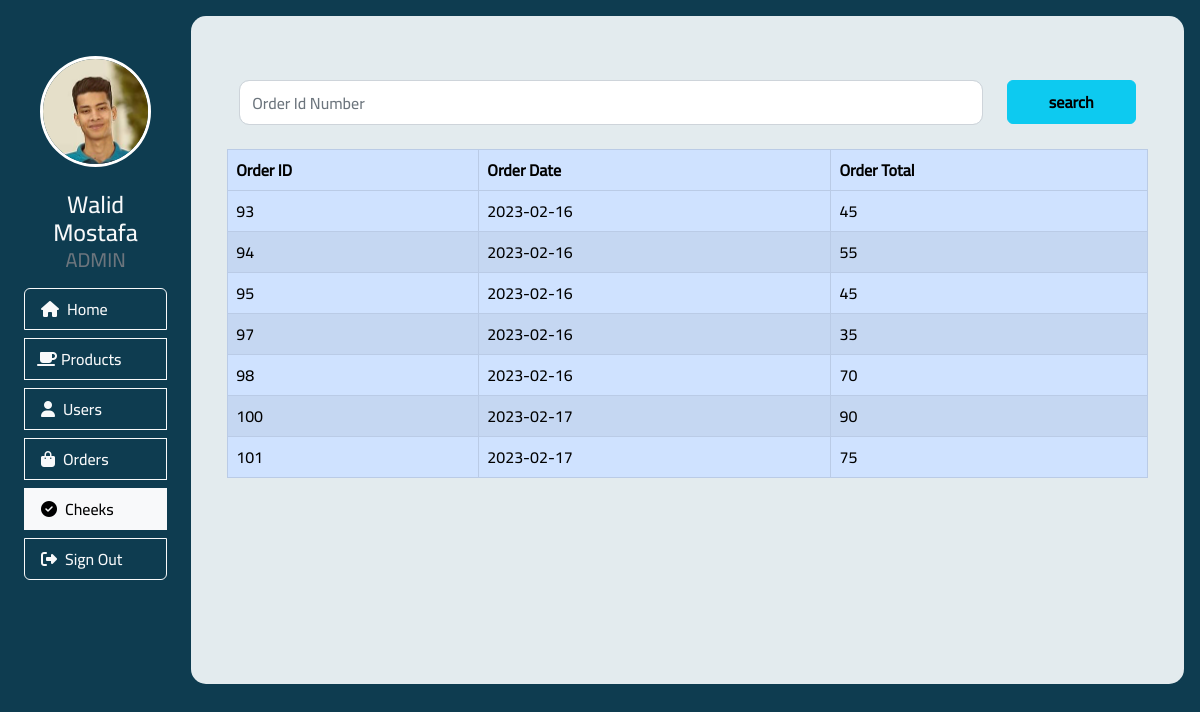
The page /cheeks2.php (signed in) on the database its author committed.
### tables this page shows
CREATE TABLE `users` (
  `id` int(11) NOT NULL,
  `name` varchar(50) NOT NULL,
  `email` varchar(50) NOT NULL,
  `password` varchar(50) NOT NULL,
  `room` varchar(50) NOT NULL,
  `type` varchar(50) NOT NULL,
  `picture` varchar(225) DEFAULT NULL
);

CREATE TABLE `orders` (
  `id` int(11) NOT NULL,
  `date` date NOT NULL
);

### cheeks2.php (the view, shortened to what this page needs)
<!DOCTYPE html>
<html lang="en">
    <head>
        <link href="https://cdn.jsdelivr.net/npm/bootstrap@5.2.3/dist/css/bootstrap.min.css" rel="stylesheet" />
        <link rel="stylesheet" href="https://cdnjs.cloudflare.com/ajax/libs/font-awesome/6.2.1/css/all.min.css" />
        <link rel="stylesheet" href="Assets/Styles/style_main.css">
        <link rel="stylesheet" href="Assets/Styles/cheeks.css">
    </head>
    <body>
    <?php
        $user_id = $_COOKIE["user_id"];
        $conn = new PDO('mysql:host=localhost;dbname=coffee_shop', 'root', '');
        $query = "SELECT * FROM users";
        $sql = $conn->prepare($query);
        $sql->execute();
        $all_users = $sql->fetchAll(PDO::FETCH_ASSOC);
        foreach($all_users as $user){
            if($user['id'] == $user_id){
                $user_name = $user['name'];
                $user_pic = $user['picture'];
            }
        }
        ?>
        <div class="m-0 p-3 h-100 w-100 d-flex">
            <div class="right_side_style pe-3 pt-3 pt-lg-2">
                <div class="user_info_style p-lg-2">
                    <div class="p-3 pt-4 img-style">
                        <img src="Assets/Images/Users/<?php echo $user_pic; ?>" alt="User Picture" class="rounded-circle w-100" style="border: 3px solid white;">
                    </div>
                    <h4 class="mt-2 m-0 text-light d-none d-lg-block text-center"><?php echo $user_name; ?></h4>
                    <h5 class="m-0 text-secondary d-none d-lg-block text-center">ADMIN</h5>
                </div>
                <div class="btn-group-vertical w-100 pt-4 pt-lg-1 p-2">
                    <a href="Admin_Home.php" class="btn btn-outline-light text-start p-2 my-1"><i class="fa-solid fa-house mx-2"></i><span class="d-none d-lg-inline">Home</span></a>
                    <a href="All_Products.php" class="btn btn-outline-light text-start p-2 my-1"><i class="fa-solid fa-mug-saucer mx-1"></i><span class="d-none d-lg-inline">Products</span></a>
                    <a href="All_Users.php" class="btn btn-outline-light text-start p-2 my-1"><i class="fa-solid fa-user mx-2"></i><span class="d-none d-lg-inline">Users</span></a>
                    <a href="Admin_Orders.php" class="btn btn-outline-light text-start p-2 my-1"><i class="fa-solid fa-bag-shopping mx-2"></i><span class="d-none d-lg-inline">Orders</span></a>
                    <a href="Cheeks.php" class="btn btn-outline-light text-start p-2 my-1 active"><i class="fa-solid fa-circle-check mx-2"></i><span class="d-none d-lg-inline">Cheeks</span></a>
                    <a href="Login.php" class="btn btn-outline-light text-start p-2 my-1"><i class="fa-solid fa-right-from-bracket mx-2"></i><span class="d-none d-lg-inline">Sign Out</span></a>
                </div>
            </div>
            <div class="main_section_style m-0 p-5">
              <?php
                $con = new PDO('mysql:host=localhost;dbname=coffee_shop', 'root', '');
                $dateFrom = $_POST['from_date'];
                $dateTill = $_POST['till_date'];
                $userName = $_POST['user'];
                if (empty($dateFrom)){$dateFrom='2023-01-01';};
                if (empty($dateTill)){$dateTill='2023-12-31';};
                if(empty($userName )){$userName='all users';};
                if($userName == "all users"){
                  $query2 = "select distinct orders.id ,date as 'order date', total 'order total' from orders
                  inner join user_order_product on user_order_product.order_id= orders.id
                  join orders_info on orders_info.order_id = user_order_product.order_id
                  inner join users on users.id = user_order_product.user_id
                  where `date` between :from_date and :till_date ";
                  $query2_prepared = $con->prepare($query2);
                  $query2_prepared->bindParam(':from_date', $dateFrom);
                  $query2_prepared->bindParam(':till_date', $dateTill);
                  $query2_prepared->execute();
                  $query2_data = ($query2_prepared->fetchAll(PDO::FETCH_ASSOC));
                }
                ?>
                <form  role="search" action="viewOrderDetails.php" method="get" class="mt-3">
                  <div class="row">
                  <div class="col-10">
                  <input type="text" class="form-control" placeholder="Order Id Number" name="search" id="search">
                  </div>
                  <div class="col-2">
                  <button type="submit" class="btn btn-info w-100" id="searchButton"> search </button>
                  </div>
               </form>
                <table class="table table-striped table-bordered table-hover table-primary mt-4">
                  <thead>
                    <tr>
                    <th scope="col">Order ID</th>
                      <th scope="col">Order Date</th>
                      <th scope="col">Order Total</th>
                    </tr>
                  </thead>
                  <tbody>
                    <tr>
                    <?php foreach ($query2_data as $user): ?>
                                <tr  >
                                <?php foreach ($user as $key => $value): ?>
                                        <td> <?php echo $value; ?> </td>
                                    <?php endforeach;?>
                                </tr>
                            <?php endforeach;?>
                    </tr>
                  </tbody>
                </table>
            </div>
        </div>
    </body>
</html>

### Assets/Styles/style_main.css (style rules this page uses)
body { background-color: rgb(14, 60, 80); height: 700px; }
.right_side_style { width: 15%; }
.main_section_style { width: 85%; margin: 10px; border-radius: 15px; background-color: rgb(227, 235, 238); }
body { font-family: NotoSerif; }

### Assets/Styles/cheeks.css (style rules this page uses)
#search { height: 45px; border-radius: 10px; }
#searchButton { height: 44px; width: 113px; font-weight: 600; }

### rows shown on the page
users: picture (picture), name "Walid Mostafa"
orders: id "93", date "2023-02-16", value "45"
orders: id "94", date "2023-02-16", value "55"
orders: id "95", date "2023-02-16", value "45"
orders: id "97", date "2023-02-16", value "35"
orders: id "98", date "2023-02-16", value "70"
orders: id "100", date "2023-02-17", value "90"
orders: id "101", date "2023-02-17", value "75"
